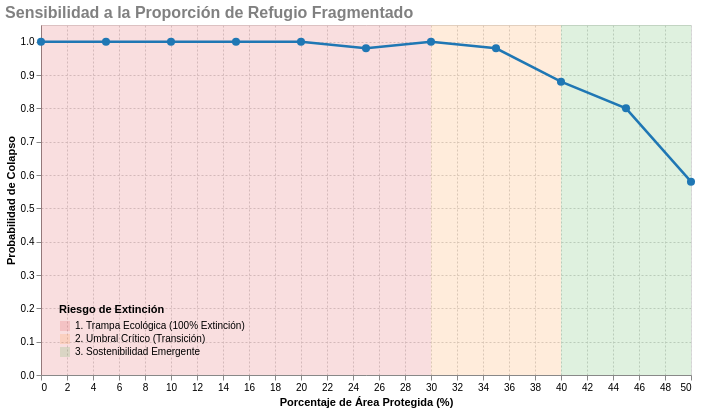

Vega-Lite specification for this chart:
### Vega-Lite specification from a JSON file in a GitHub repository (floating-point values rounded to 4 significant figures)
{"config": {"view": {"continuousWidth": 300, "continuousHeight": 300}, "axis": {"grid": true, "gridColor": "lightgray", "gridDash": [2, 2]}, "title": {"anchor": "start", "color": "gray", "fontSize": 16}}, "layer": [{"data": {"name": "data-45dbabf9758e7df87a08a4ee0d9d3b64"}, "mark": {"type": "rect", "opacity": 0.15}, "encoding": {"color": {"field": "Zona", "legend": {"labelLimit": 500, "orient": "bottom-left", "title": "Riesgo de Extinción"}, "scale": {"domain": ["1. Trampa Ecológica (100% Extinción)", "2. Umbral Crítico (Transición)", "3. Sostenibilidad Emergente"], "range": ["#d62728", "#ff7f0e", "#2ca02c"]}, "type": "nominal"}, "x": {"field": "x1", "type": "quantitative"}, "x2": {"field": "x2"}}}, {"data": {"name": "data-85b2ffe9c08c81a825d888729025723f"}, "mark": {"type": "line", "color": "#1f77b4", "strokeWidth": 2.5}, "encoding": {"x": {"field": "Proporcion", "scale": {"domain": [0, 50]}, "title": "Porcentaje de Área Protegida (%)", "type": "quantitative"}, "y": {"field": "Probabilidad", "scale": {"domain": [0, 1.05]}, "title": "Probabilidad de Colapso", "type": "quantitative"}}}, {"data": {"name": "data-85b2ffe9c08c81a825d888729025723f"}, "mark": {"type": "circle", "color": "#1f77b4", "opacity": 1, "size": 65}, "encoding": {"x": {"field": "Proporcion", "scale": {"domain": [0, 50]}, "title": "Porcentaje de Área Protegida (%)", "type": "quantitative"}, "y": {"field": "Probabilidad", "scale": {"domain": [0, 1.05]}, "title": "Probabilidad de Colapso", "type": "quantitative"}}}], "height": 350, "title": "Sensibilidad a la Proporción de Refugio Fragmentado", "width": 650, "$schema": "https://vega.github.io/schema/vega-lite/v6.1.0.json", "datasets": {"data-45dbabf9758e7df87a08a4ee0d9d3b64": [{"x1": 0, "x2": 30, "Zona": "1. Trampa Ecológica (100% Extinción)"}, {"x1": 30, "x2": 40, "Zona": "2. Umbral Crítico (Transición)"}, {"x1": 40, "x2": 50, "Zona": "3. Sostenibilidad Emergente"}], "data-85b2ffe9c08c81a825d888729025723f": [{"Proporcion": 0.0, "Probabilidad": 1.0}, {"Proporcion": 5.0, "Probabilidad": 1.0}, {"Proporcion": 10.0, "Probabilidad": 1.0}, {"Proporcion": 15.0, "Probabilidad": 1.0}, {"Proporcion": 20.0, "Probabilidad": 1.0}, {"Proporcion": 25.0, "Probabilidad": 0.98}, {"Proporcion": 30.0, "Probabilidad": 1.0}, {"Proporcion": 35.0, "Probabilidad": 0.98}, {"Proporcion": 40.0, "Probabilidad": 0.88}, {"Proporcion": 45.0, "Probabilidad": 0.8}, {"Proporcion": 50.0, "Probabilidad": 0.58}]}}
